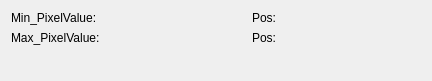
<?xml version="1.0" encoding="UTF-8"?>
<ui version="4.0">
 <class>MinMaxStaClass</class>
 <widget class="QWidget" name="MinMaxStaClass">
  <property name="geometry">
   <rect>
    <x>0</x>
    <y>0</y>
    <width>432</width>
    <height>81</height>
   </rect>
  </property>
  <property name="windowTitle">
   <string>MinMaxSta</string>
  </property>
  <layout class="QHBoxLayout" name="horizontalLayout">
   <item>
    <layout class="QGridLayout" name="gridLayout" columnstretch="0,1,0,1">
     <item row="1" column="0">
      <widget class="QLabel" name="label_4">
       <property name="text">
        <string>Max_PixelValue:</string>
       </property>
      </widget>
     </item>
     <item row="0" column="1">
      <widget class="QLabel" name="min_val">
       <property name="text">
        <string/>
       </property>
      </widget>
     </item>
     <item row="1" column="1">
      <widget class="QLabel" name="max_val">
       <property name="text">
        <string/>
       </property>
      </widget>
     </item>
     <item row="0" column="0">
      <widget class="QLabel" name="label_2">
       <property name="text">
        <string>Min_PixelValue:</string>
       </property>
      </widget>
     </item>
     <item row="1" column="2">
      <widget class="QLabel" name="label_3">
       <property name="text">
        <string>Pos:</string>
       </property>
      </widget>
     </item>
     <item row="0" column="3">
      <widget class="QLabel" name="min_pos">
       <property name="text">
        <string/>
       </property>
      </widget>
     </item>
     <item row="1" column="3">
      <widget class="QLabel" name="max_pos">
       <property name="text">
        <string/>
       </property>
      </widget>
     </item>
     <item row="0" column="2">
      <widget class="QLabel" name="label">
       <property name="text">
        <string>Pos:</string>
       </property>
      </widget>
     </item>
     <item row="2" column="1" colspan="2">
      <spacer name="verticalSpacer">
       <property name="orientation">
        <enum>Qt::Vertical</enum>
       </property>
       <property name="sizeHint" stdset="0">
        <size>
         <width>20</width>
         <height>40</height>
        </size>
       </property>
      </spacer>
     </item>
    </layout>
   </item>
  </layout>
 </widget>
 <resources/>
 <connections/>
</ui>
